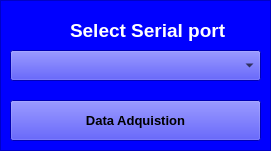
   <widget class="QFrame" name="frame_2">
    <property name="geometry">
     <rect>
      <x>1570</x>
      <y>0</y>
      <width>271</width>
      <height>151</height>
     </rect>
    </property>
    <property name="styleSheet">
     <string notr="true">background-color: rgb(0, 0, 255);</string>
    </property>
    <property name="frameShape">
     <enum>QFrame::StyledPanel</enum>
    </property>
    <property name="frameShadow">
     <enum>QFrame::Raised</enum>
    </property>
    <widget class="QLabel" name="label">
     <property name="geometry">
      <rect>
       <x>70</x>
       <y>10</y>
       <width>161</width>
       <height>41</height>
      </rect>
     </property>
     <property name="font">
      <font>
       <pointsize>14</pointsize>
       <bold>true</bold>
      </font>
     </property>
     <property name="text">
      <string>&lt;html&gt;&lt;head/&gt;&lt;body&gt;&lt;p&gt;&lt;span style=&quot; color:#ffffff;&quot;&gt;Select Serial port&lt;/span&gt;&lt;/p&gt;&lt;/body&gt;&lt;/html&gt;</string>
     </property>
    </widget>
    <widget class="QComboBox" name="m_serialPortComboBox">
     <property name="geometry">
      <rect>
       <x>10</x>
       <y>50</y>
       <width>251</width>
       <height>31</height>
      </rect>
     </property>
    </widget>
    <widget class="QPushButton" name="adqData">
     <property name="geometry">
      <rect>
       <x>10</x>
       <y>100</y>
       <width>251</width>
       <height>41</height>
      </rect>
     </property>
     <property name="font">
      <font>
       <pointsize>10</pointsize>
       <bold>true</bold>
      </font>
     </property>
     <property name="styleSheet">
      <string notr="true">background-color: qconicalgradient(cx:0.5, cy:0.5, angle:0, stop:0 rgba(35, 40, 3, 255), stop:0.16 rgba(136, 106, 22, 255), stop:0.225 rgba(166, 140, 41, 255), stop:0.285 rgba(204, 181, 74, 255), stop:0.345 rgba(235, 219, 102, 255), stop:0.415 rgba(245, 236, 112, 255), stop:0.52 rgba(209, 190, 76, 255), stop:0.57 rgba(187, 156, 51, 255), stop:0.635 rgba(168, 142, 42, 255), stop:0.695 rgba(202, 174, 68, 255), stop:0.75 rgba(218, 202, 86, 255), stop:0.815 rgba(208, 187, 73, 255), stop:0.88 rgba(187, 156, 51, 255), stop:0.935 rgba(137, 108, 26, 255), stop:1 rgba(35, 40, 3, 255));</string>
     </property>
     <property name="text">
      <string>Data Adquistion</string>
     </property>
    </widget>
   </widget>
